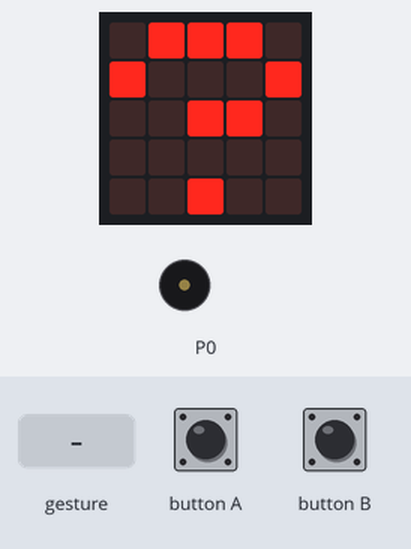
Simulated run of this program. Board: BBC micro:bit running MicroPython. Shown: the board's 5×5 LED display, buzzer (waves = sounding). The inputs (shaded band) are chosen by the test bench. Dim RGB values are drawn brighter than linear; random numbers come from a fixed seed; a tilt is held for 1.5 s and a shake lasts 1 s, then the board lies face up again; the 48×5 strip is a reading aid, not a part: it shows the text the display is scrolling, unrolled, one strip-width of it at a time.

Above: at 6.0 s.
6.1 s: gesture 'shake'
At 7.1 s:
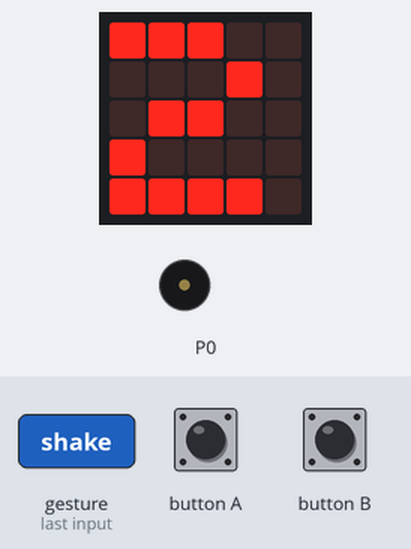
7.9 s: button A pressed for 0.15 s
At 9.1 s:
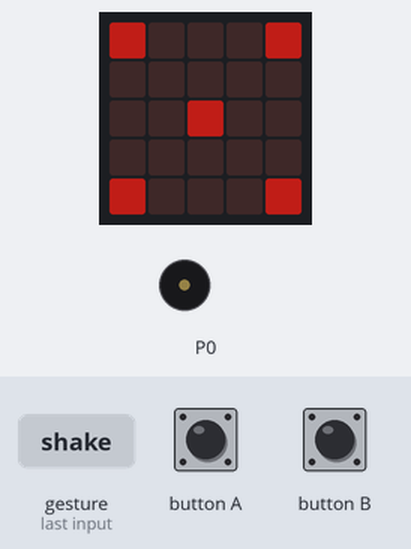
9.7 s: gesture 'shake'
At 11.3 s:
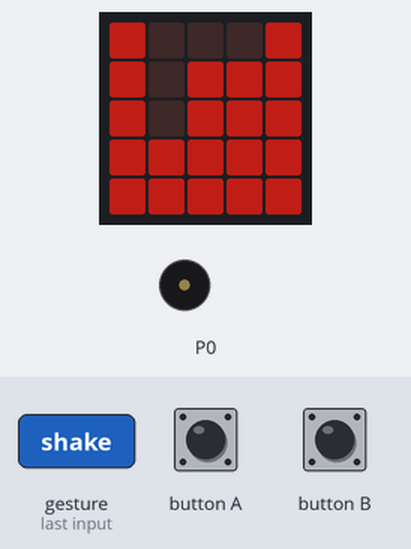
12.3 s: gesture 'shake'
At 13.02 s:
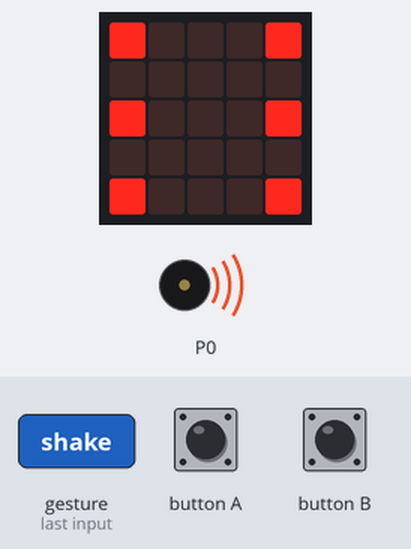
15.3 s: button A pressed for 1 s
16.9 s: gesture 'shake'
At 22.66 s:
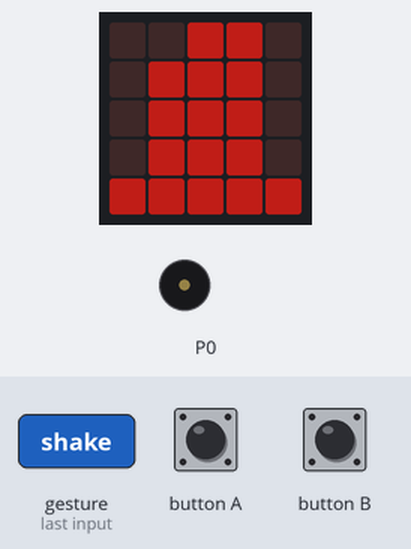
Timing chart, 0 to 24.0 s (numbered marks = the images above; inputs shaded):
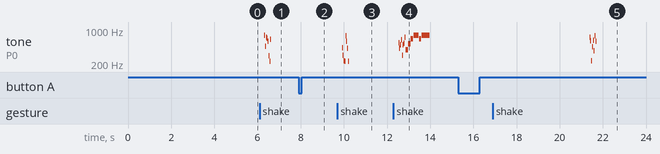

Measured:
- after the input at 6.1 s, tone on P0: plays 782 Hz for 0.04 s, 461 Hz for 0.04 s, 707 Hz for 0.04 s, 683 Hz for 0.04 s, 588 Hz for 0.04 s, 296 Hz for 0.04 s … (8 notes in this stretch), starting after 0.22 s; the display: first changes after 0.22 s (image 1 shows a later state)
- after the input at 9.7 s, tone on P0: plays 434 Hz for 0.04 s, 304 Hz for 0.04 s, 231 Hz for 0.04 s, 226 Hz for 0.04 s, 754 Hz for 0.04 s, 590 Hz for 0.04 s … (8 notes in this stretch), starting after 0.22 s; the display: first changes after 0.22 s (image 3 shows a later state)
- after the input at 12.3 s, tone on P0: plays 553 Hz for 0.04 s, 424 Hz for 0.04 s, 496 Hz for 0.04 s, 626 Hz for 0.04 s, 302 Hz for 0.04 s, 503 Hz for 0.04 s … (14 notes in this stretch), starting after 0.24 s; the display: first changes after 0.24 s (image 4 shows a later state)
- after the input at 16.9 s, tone on P0: plays 711 Hz for 0.04 s, 602 Hz for 0.04 s, 235 Hz for 0.04 s, 448 Hz for 0.04 s, 613 Hz for 0.04 s, 377 Hz for 0.04 s … (8 notes in this stretch), starting after 4.5 s
- what the display in image 1 shows lasts 0.6 s, from 6.6 s to 7.2 s

The program:

main.py
```python
# Rainy Day Dice for the BBC micro:bit (MicroPython)
from microbit import *
import music
import random

# The six dice faces: 9 = a dot, 0 = no dot
FACES = [Image("00000:00000:00900:00000:00000"),
         Image("00009:00000:00000:00000:90000"),
         Image("00009:00000:00900:00000:90000"),
         Image("90009:00000:00000:00000:90009"),
         Image("90009:00000:00900:00000:90009"),
         Image("90009:00000:90009:00000:90009")]

dice = [1, 1, 1, 1, 1]   # the five dice
held = [False] * 5       # which dice are held
rolls = 0                # rolls used (3 max)
chosen = -1              # picked die (-1 = none)

def show_dice():
    # One column per die: count the lights
    picture = Image(5, 5)
    flash = running_time() // 300 % 2
    for x in range(5):
        height = dice[x]
        if height == 6:
            height = 5 * flash   # too tall: flash
        level = 3                # dim = not held
        if held[x]:
            level = 9            # bright = held
        for y in range(height):
            picture.set_pixel(x, 4 - y, level)
    display.show(picture)

def roll():
    # Rattle, then roll the dice that aren't held
    for i in range(8):
        display.show(random.choice(FACES))
        music.pitch(random.randint(200, 800), 40)
    for x in range(5):
        if not held[x]:
            dice[x] = random.randint(1, 6)

display.scroll("SHAKE!")
while True:
    if accelerometer.was_gesture("shake"):
        if rolls == 3:          # next player's go
            held = [False] * 5
            rolls = 0
        roll()
        rolls = rolls + 1
        chosen = -1
        if rolls == 3:          # turn over: write it down
            music.play(music.POWER_UP)
            text = ""
            for d in dice:
                text = text + str(d) + " "
            display.scroll(text)
        else:
            display.show(3 - rolls)  # rolls left
            sleep(600)

    if button_a.was_pressed() and rolls > 0:
        chosen = chosen + 1
        if chosen == 5:
            chosen = -1         # back to all five
        else:
            display.show(chosen + 1)  # which die
            sleep(300)

    if button_b.was_pressed() and chosen >= 0 and rolls < 3:
        held[chosen] = not held[chosen]
        if held[chosen]:
            music.pitch(880, 100)  # beep beep = held
            sleep(80)
            music.pitch(880, 100)
        else:
            music.pitch(440, 500)  # long beep = cleared

    if rolls == 0:
        display.show("?")
    elif chosen >= 0:
        face = FACES[dice[chosen] - 1]
        if not held[chosen]:
            face = face * 0.3
        display.show(face)
    else:
        show_dice()
    sleep(50)
```
